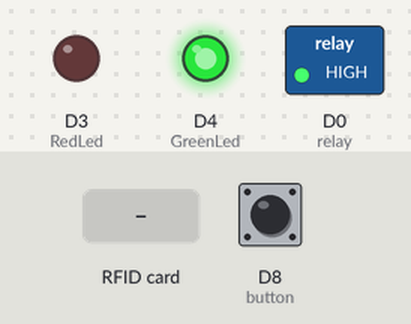
This sketch was run on a simulated ESP8266 (NodeMCU). Parts: switched loads named in the sketch (green lamp = pin HIGH), output pins drawn as LEDs (lit = HIGH). Inputs (shaded band) come from the test bench; at power-on: D8 (button) HIGH. WiFi joins after 1.5 s; servers stay silent unless stated; uploads are accepted with an empty reply; what the sketch prints to the serial monitor is not drawn.

Above: at 4.7 s.
4.8 s: RFID card 5E 7A 19 C4 held to the reader
At 9.0 s:
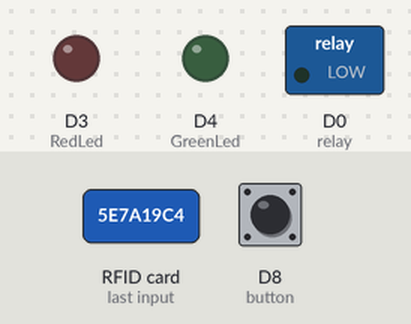
Timing chart, 0 to 18.2 s (numbered marks = the images above; inputs shaded):
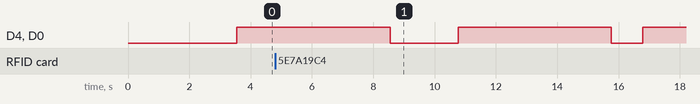

The sketch:

RFID_NodeMCUv2.ino
```cpp
/*This code was created by H.I Electronic Tech channel
   I hope this code helps you in your projects
   if you want to support me, you could put a Like Share and subscribe to my channel
   here the youtube video if you have any question put it in the comments
   https://youtu.be/dXZiFx6RP6s

   SDA   D2
   SCK   D5
   MOSI  D7
   MISO  D6
   RST   D1
*/

#include <ESP8266WiFi.h>     //Include Esp library
#include <WiFiClient.h>
#include <ESP8266WebServer.h>
#include <ESP8266HTTPClient.h>
#include <SPI.h>
#include <MFRC522.h>        //include RFID library


#define SS_PIN D2 //RX slave select
#define RST_PIN D1
#define RedLed D3
#define GreenLed D4
#define relay D0
#define button D8

int btn_val=LOW;

MFRC522 mfrc522(SS_PIN, RST_PIN); // Create MFRC522 instance.

/* Set these to your desired credentials. */
const char *ssid = "Bakayaro";  //ENTER YOUR WIFI SETTINGS
const char *password = "tanyabewok";

//Web/Server address to read/write from
const char *host = "192.168.0.5:8080";   //IP address of server

String getData , Link;
String CardID = "";

void setup() {
  delay(1000);
  Serial.begin(115200);
  SPI.begin();  // Init SPI bus
  mfrc522.PCD_Init(); // Init MFRC522 card
  Serial.println("");
  Serial.println("");
  mfrc522.PCD_DumpVersionToSerial();  // Show details of PCD - MFRC522 Card Reader details

  WiFi.mode(WIFI_OFF);        //Prevents reconnection issue (taking too long to connect)
  delay(1000);
  WiFi.mode(WIFI_STA);        //This line hides the viewing of ESP as wifi hotspot

  WiFi.begin(ssid, password);     //Connect to your WiFi router
  Serial.println("");

  Serial.print("Connecting to ");
  Serial.print(ssid);
  // Wait for connection
  while (WiFi.status() != WL_CONNECTED) {
    delay(500);
    Serial.print(".");
  }

  //If connection successful show IP address in serial monitor
  Serial.println("");
  Serial.println("Connected");
  Serial.print("IP address: ");
  Serial.println(WiFi.localIP());  //IP address assigned to your ESP

  pinMode(relay, OUTPUT);
  pinMode(RedLed, OUTPUT);
  pinMode(GreenLed, OUTPUT);
  pinMode(button, INPUT_PULLUP);

  digitalWrite(button, LOW);
  digitalWrite(relay, LOW);

}

void loop() {

  if (digitalRead(button) == HIGH){
    digitalWrite(RedLed, LOW);
    digitalWrite(GreenLed, HIGH);
    Serial.println("Button Pressed, Door Opened");
    digitalWrite(relay, HIGH);
    delay(5000);
    Serial.println("Door Closed");
    digitalWrite(relay, LOW);
    digitalWrite(GreenLed, LOW);
    delay(1000);
  }
  if (WiFi.status() != WL_CONNECTED) {
    WiFi.disconnect();
    WiFi.mode(WIFI_STA);
    Serial.print("Reconnecting to ");
    Serial.println(ssid);
    WiFi.begin(ssid, password);

    while (WiFi.status() != WL_CONNECTED) {
      delay(500);
      Serial.print(".");
    }
    Serial.println("");
    Serial.println("Connected");
    Serial.print("IP address: ");
    Serial.println(WiFi.localIP());  //IP address assigned to your ESP
  }
  //look for new card
  if ( ! mfrc522.PICC_IsNewCardPresent()) {
    return;//got to start of loop if there is no card present
  }
  // Select one of the cards
  if ( ! mfrc522.PICC_ReadCardSerial()) {
    delay(5000);
    return;//if read card serial(0) returns 1, the uid struct contians the ID of the read card.
    digitalWrite(GreenLed, LOW);
    delay(5000);
    digitalWrite(GreenLed, HIGH);
  }

  for (byte i = 0; i < mfrc522.uid.size; i++) {
    CardID += mfrc522.uid.uidByte[i];
  }

  HTTPClient http;    //Declare object of class HTTPClient

  //GET Data
  getData = "?CardID=" + CardID;  //Note "?" added at front
  Link = "http://192.168.0.5:8080/loginsystem/postdemo.php" + getData;

  http.begin(Link);

  int httpCode = http.GET();            //Send the request
  delay(10);
  String payload = http.getString();    //Get the response payload

  Serial.println("");
  Serial.println(httpCode);   //Print HTTP return code
  Serial.println(payload);    //Print request response payload
  Serial.println(CardID);     //Print Card ID


  if (payload == "login") {
    digitalWrite(RedLed, LOW);
    digitalWrite(GreenLed, HIGH);
    Serial.println("Door Opened");
    digitalWrite(relay, HIGH);
    delay(5000);
    Serial.println("Door Closed");
    digitalWrite(relay, LOW);
    digitalWrite(GreenLed, LOW);
  }
  else if (payload == "successful" || payload == "Cardavailable1") {
    digitalWrite(GreenLed, LOW);
    digitalWrite(RedLed, HIGH);
    delay(1000);
  }
  else if (payload == "NotAllow") {
    for (int j = 0; j < 5; j++) {
      digitalWrite(GreenLed, LOW);
      digitalWrite(RedLed, LOW);
      delay(200);
      digitalWrite(GreenLed, HIGH);
      digitalWrite(RedLed, HIGH);
    }
  }

  delay(1000);

  CardID = "";
  getData = "";
  Link = "";
  http.end();  //Close connection
  Serial.println("Conn closed");


  digitalWrite(RedLed, LOW);
  digitalWrite(GreenLed, LOW);
}
//=======================================================================
```
